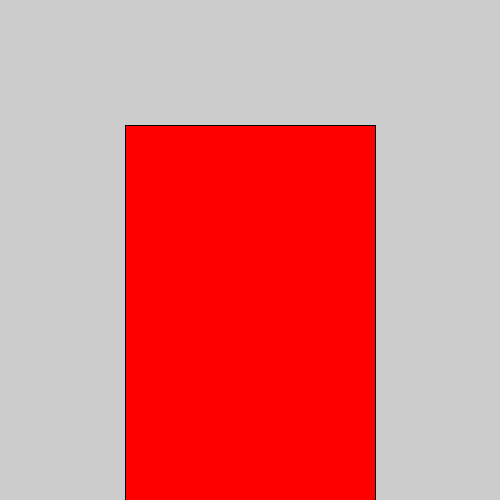
Frame 1 (no input)
Frame 60 (the mouse pressed at the canvas centre just before this capture): identical to frame 1, image omitted
Frame 120 (the mouse held since frame 60 and released just before this capture): identical to frame 1, image omitted

The Processing sketch that drew this single still picture (run headless with seeded random() and noise(); from frame 60 on, the mouse is pressed at the canvas centre):

// Processing sketch: Opd_7
// ── Opd_7.pde


void setup(){
  size(500,500); 
}

void draw(){
  fill(255,0,0);
 rect(125,125,250,400); 
println("Hier is je rode muur, blij?");
}
